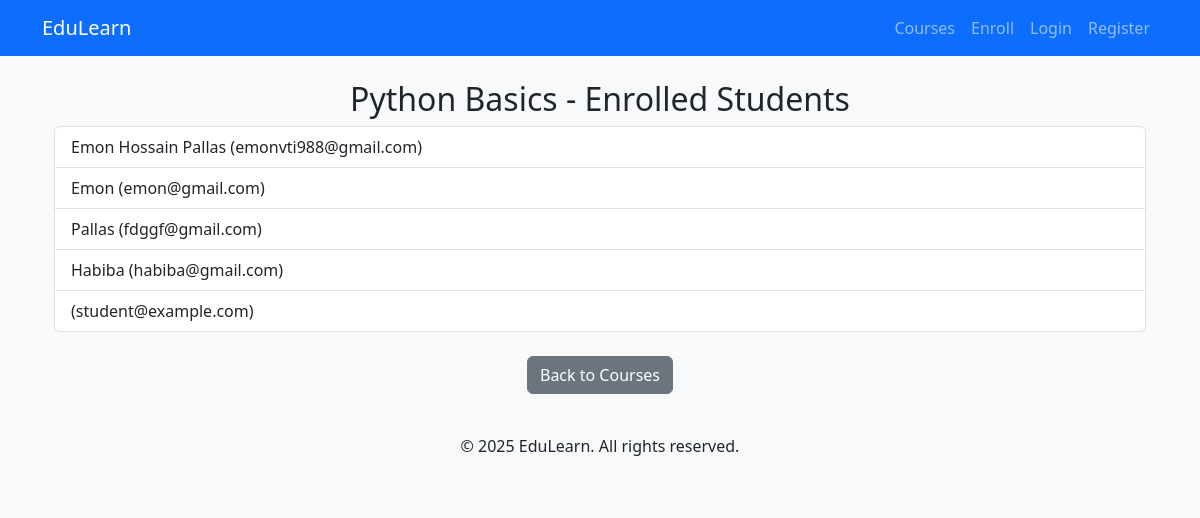
The page /3/enrolled-students/ on the database its author committed.
### courses/models.py (models this page shows, shortened)
class Course(models.Model):
    title = models.CharField(max_length=200)
    description = models.TextField()
    duration = models.IntegerField(help_text='Duration in hours')
    thumbnail = models.ImageField(upload_to="course_thumbnails/", null=True, blank=True)
    created_at = models.DateTimeField(auto_now_add=True)

class Student(models.Model):
    name = models.CharField(max_length=200)
    email = models.EmailField(unique=True)
    enrolled_courses = models.ManyToManyField(Course, related_name='students')
    completed_lessons = models.ManyToManyField(Lesson, related_name='completed_by', blank=True)

### courses/views.py (the view)
# urls.py: path('<int:course_id>/enrolled-students/', enrolled_students, name='enrolled_students'),
def enrolled_students(request, course_id):
    course = get_object_or_404(Course, id=course_id)
    students = Student.objects.filter(enrolled_courses=course)
    return render(request, 'courses/enrolled_students.html', {'course': course, 'students': students})

### templates/courses/enrolled_students.html (shortened to what this page needs)
{% extends "courses/base.html" %}
{% block content %}
<div class="container">
    <h2 class="text-center">{{ course.title }} - Enrolled Students</h2>
    {% if students %}
    <ul class="list-group">
        {% for student in students %}
            <li class="list-group-item">{{ student.name }} ({{ student.email }})</li>
        {% endfor %}
    </ul>
    {% else %}
    <p class="text-center mt-3">No students enrolled in this course yet.</p>
    {% endif %}
    <div class="text-center mt-4">
        <a href="{% url 'course_list' %}" class="btn btn-secondary">Back to Courses</a>
    </div>
</div>
{% endblock %}

### templates/courses/base.html (style rules this page uses)
body { background-color: #f8f9fa; }

### rows shown on the page
Course: title "Python Basics"
Student: name "Emon Hossain Pallas", email "emonvti988@gmail.com"
Student: name "Emon", email "emon@gmail.com"
Student: name "Pallas", email "fdggf@gmail.com"
Student: name "Habiba", email "habiba@gmail.com"
Student: email "student@example.com"
